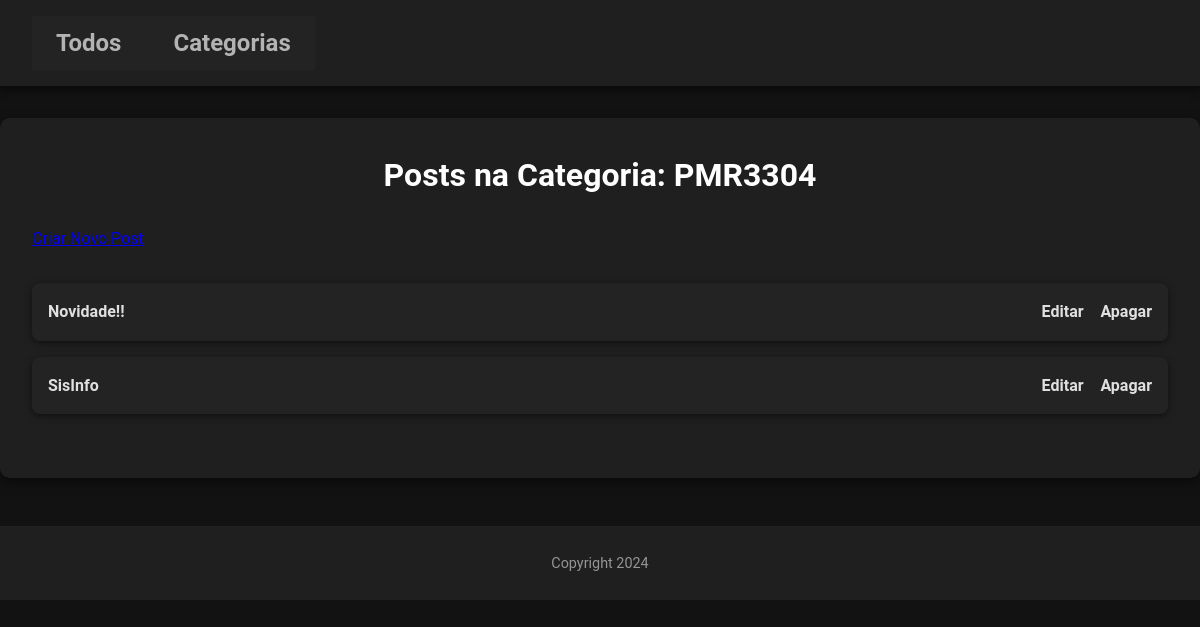
The page /categories/3/ on the database its author committed.
### blog/models.py (models this page shows, shortened)
class Category(models.Model):
    name = models.CharField(max_length=100, unique=True)

class Post(models.Model):
    title = models.CharField(max_length=255)
    body = models.TextField()
    created_on = models.DateTimeField(auto_now_add=True)
    last_modified = models.DateTimeField(auto_now=True)
    categories = models.ManyToManyField(Category, related_name='posts')

### blog/views.py (the view)
# urls.py: path('categories/<int:pk>/', CategoryDetailView.as_view(), name='category_detail'),
class CategoryDetailView(ListView):
    model = Post
    template_name = 'post_list.html'  # Reutiliza o template da listagem de posts
    context_object_name = 'posts'
    def get_queryset(self):
        self.category = get_object_or_404(Category, pk=self.kwargs['pk'])
        return self.category.posts.all()
    def get_context_data(self, **kwargs):
        context = super().get_context_data(**kwargs)
        context['category'] = self.category
        return context

### blog/templates/post_list.html
{% extends 'base.html' %}
{% block content %}
    {% if category %}
        <h1>Posts na Categoria: {{ category.name }}</h1>
    {% else %}
        <h1>Todos os Posts</h1>
    {% endif %}
    <a href="{% url 'create_post' %}">Criar Novo Post</a>
    <ul>
        {% for post in posts %}
        <li>
            <a href="{% url 'post_detail' post.id %}">{{ post.title }}</a>
            <span>
                <a href="{% url 'edit_post' post.id %}">Editar</a>
                <a href="{% url 'delete_post' post.id %}">Apagar</a>
            </span>
        </li>
        {% empty %}
        <li>Nenhum post encontrado.</li>
        {% endfor %}
    </ul>
{% endblock content %}

### static/css/style.css (style rules this page uses)
* { margin: 0; padding: 0; box-sizing: border-box; font-family: 'Roboto', Arial, sans-serif; }
body { background-color: #121212; color: #e0e0e0; line-height: 1.6; font-size: 16px; }
#conteiner-principal h1 { margin-bottom: 1.5rem; color: #ffffff; text-align: center; font-size: 2rem; }
#conteiner-principal ul { list-style: none; margin: 2rem 0; padding: 0; gap: 1rem; display: flex; flex-direction: column; }
#conteiner-principal ul li { background: #232323; padding: 1rem; border-radius: 8px; display: flex; justify-content: space-between; align-items: center; box-shadow: 0 2px 6px rgba(0, 0, 0, 0.5); transition: transform 0.2s ease; }
#conteiner-principal ul li span { display: flex; justify-content: space-between; width: 10%; }
#conteiner-principal ul li a { text-decoration: none; color: #e0e0e0; font-weight: bold; transition: color 0.3s ease; }

### rows shown on the page
Category: name "PMR3304"
Post: title "Novidade!!"
Post: title "SisInfo"
